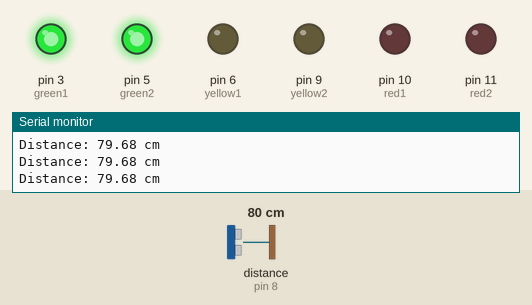
Recording of a sketch running on a simulated Arduino Uno, built with avr-gcc and run on an emulated ATmega328P. On the bench: output pins drawn as LEDs (lit = HIGH), the last lines printed to the serial monitor. Wiring (inferred from the names in the program): ultrasonic range finder: trigger pin 7; echo pin 8. Inputs (shaded band) come from the test bench; at power-on: distance to the obstacle (sensor on pin 8) 80 cm. The echo pulse lasts 58.3 µs per cm; pins used as bus, display or sensor lines are not drawn.

Above: at 1.2 s.
1.3 s: distance to the obstacle (sensor on pin 8) set to 34 cm
4.3 s: distance to the obstacle (sensor on pin 8) set to 28 cm
At 5.6 s:
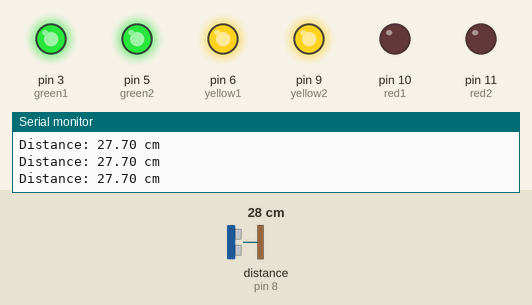
5.9 s: distance to the obstacle (sensor on pin 8) set to 17 cm
7.4 s: distance to the obstacle (sensor on pin 8) set to 13 cm
At 8.1 s:
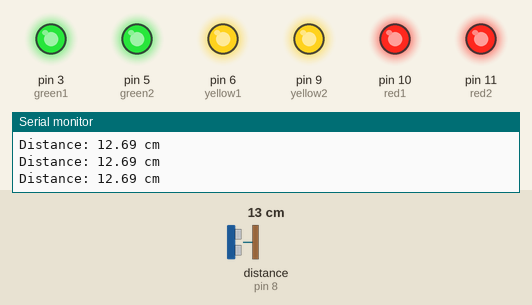
9.0 s: distance to the obstacle (sensor on pin 8) set to 18 cm
At 9.9 s:
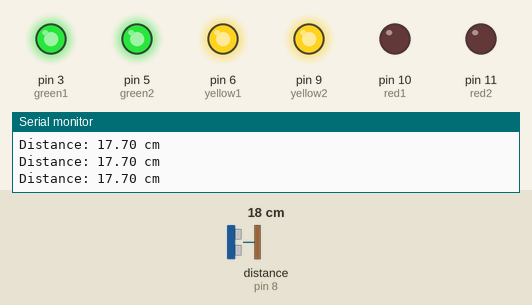
10.6 s: distance to the obstacle (sensor on pin 8) set to 2 cm
At 11.7 s:
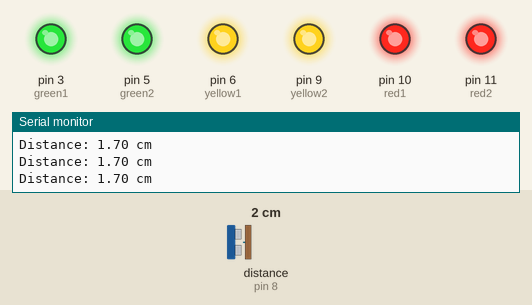
Timing chart, 0 to 13.2 s (numbered marks = the images above; inputs shaded):
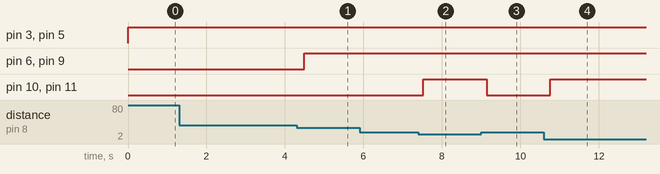

The sketch:

lab2-iot.ino
```cpp
// HC-SR04 Pins
const int trigPin = 7;
const int echoPin = 8;

// LED Pins (PWM capable, but used here as ON/OFF)
const int green1 = 3;
const int green2 = 5;
const int yellow1 = 6;
const int yellow2 = 9;
const int red1 = 10;
const int red2 = 11;

void setup() {
  Serial.begin(9600);
  pinMode(trigPin, OUTPUT);
  pinMode(echoPin, INPUT);

  int pins[] = {green1, green2, yellow1, yellow2, red1, red2};
  for (int i = 0; i < 6; i++) {
    pinMode(pins[i], OUTPUT);
  }
}

float measureDistanceCM() {
  digitalWrite(trigPin, LOW);
  delayMicroseconds(2);
  digitalWrite(trigPin, HIGH);
  delayMicroseconds(10);
  digitalWrite(trigPin, LOW);

  long duration = pulseIn(echoPin, HIGH, 30000);
  if (duration == 0) {
    return -1.0;
  }
  return (duration * 0.0343) / 2.0;
}

void setLEDZones(float distance) {
  // Turn everything off first
  int pins[] = {green1, green2, yellow1, yellow2, red1, red2};
  for (int i = 0; i < 6; i++) {
    digitalWrite(pins[i], LOW);
  }

  if (distance < 0) {
    return; // No reading, keep all LEDs off
  }

  if (distance > 30) {
    // Only green ON
    digitalWrite(green1, HIGH);
    digitalWrite(green2, HIGH);
  }
  else if (distance > 15) {
    // Green and Yellow ON
    digitalWrite(green1, HIGH);
    digitalWrite(green2, HIGH);
    digitalWrite(yellow1, HIGH);
    digitalWrite(yellow2, HIGH);
  }
  else {
    // Green, Yellow, and Red ON
    digitalWrite(green1, HIGH);
    digitalWrite(green2, HIGH);
    digitalWrite(yellow1, HIGH);
    digitalWrite(yellow2, HIGH);
    digitalWrite(red1, HIGH);
    digitalWrite(red2, HIGH);
  }
}

void loop() {
  float distance_cm = measureDistanceCM();
  Serial.print("Distance: ");
  Serial.print(distance_cm);
  Serial.println(" cm");

  setLEDZones(distance_cm);

  delay(200);
}
```

Measured:
- the behaviour switches between 31 and 30 cm on distance to the obstacle (sensor on pin 8) (found by bisection; images 0 and 1)
- the behaviour switches between 16 and 15 cm on distance to the obstacle (sensor on pin 8) (found by bisection; images 1 and 2)
- after the input at 4.3 s, pin 6 (yellow1), pin 9 (yellow2): LOW → HIGH after 0.19 s
- after the input at 7.4 s, pin 10 (red1), pin 11 (red2): LOW → HIGH after 0.12 s
- after the input at 9.0 s, pin 10 (red1), pin 11 (red2): HIGH → LOW after 0.14 s
- after the input at 10.6 s, pin 10 (red1): LOW → HIGH after 0.15 s; pin 11 (red2): LOW → HIGH after 0.16 s
